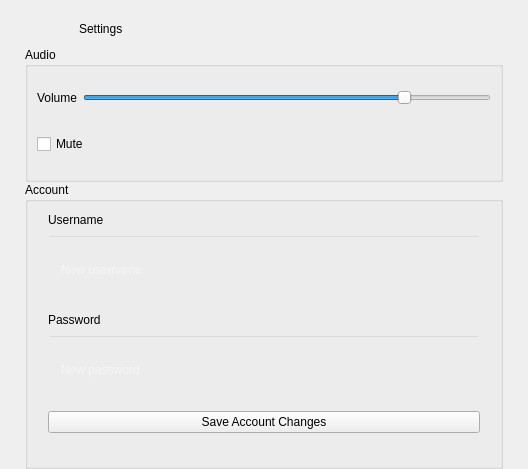
<?xml version="1.0" encoding="UTF-8"?>
<ui version="4.0">
 <class>settings</class>
 <widget class="QWidget" name="settings">
  <property name="geometry">
   <rect>
    <x>0</x>
    <y>0</y>
    <width>528</width>
    <height>469</height>
   </rect>
  </property>
  <property name="maximumSize">
   <size>
    <width>1000000</width>
    <height>1000000</height>
   </size>
  </property>
  <property name="windowTitle">
   <string>Form</string>
  </property>
  <property name="styleSheet">
   <string notr="true">QLineEdit{
	
	border-image: url(:/MainMenu/Pics/MainMenu/LineEditBg.png) 15 15 15 15 stretch stretch;
	background: transparent;
	color: white;
	padding: 0px 10px;
}

#settings{
	
	background-image: url(:/Settings/Pics/Settings/settingsBg.png);
}</string>
  </property>
  <layout class="QVBoxLayout" name="mainLayout">
   <property name="spacing">
    <number>0</number>
   </property>
   <property name="leftMargin">
    <number>25</number>
   </property>
   <property name="topMargin">
    <number>0</number>
   </property>
   <property name="rightMargin">
    <number>25</number>
   </property>
   <property name="bottomMargin">
    <number>0</number>
   </property>
   <item>
    <layout class="QHBoxLayout" name="horizontalLayout">
     <property name="spacing">
      <number>7</number>
     </property>
     <property name="topMargin">
      <number>11</number>
     </property>
     <item>
      <spacer name="horizontalSpacer">
       <property name="orientation">
        <enum>Qt::Orientation::Horizontal</enum>
       </property>
       <property name="sizeHint" stdset="0">
        <size>
         <width>40</width>
         <height>20</height>
        </size>
       </property>
      </spacer>
     </item>
     <item>
      <widget class="QLabel" name="title">
       <property name="maximumSize">
        <size>
         <width>16777215</width>
         <height>36</height>
        </size>
       </property>
       <property name="text">
        <string>Settings</string>
       </property>
      </widget>
     </item>
     <item>
      <spacer name="horizontalSpacer_2">
       <property name="orientation">
        <enum>Qt::Orientation::Horizontal</enum>
       </property>
       <property name="sizeType">
        <enum>QSizePolicy::Policy::Preferred</enum>
       </property>
       <property name="sizeHint" stdset="0">
        <size>
         <width>380</width>
         <height>20</height>
        </size>
       </property>
      </spacer>
     </item>
    </layout>
   </item>
   <item>
    <widget class="QGroupBox" name="audioBox">
     <property name="maximumSize">
      <size>
       <width>16777215</width>
       <height>135</height>
      </size>
     </property>
     <property name="title">
      <string>Audio</string>
     </property>
     <layout class="QVBoxLayout" name="verticalLayout_2">
      <property name="topMargin">
       <number>0</number>
      </property>
      <property name="bottomMargin">
       <number>0</number>
      </property>
      <item>
       <layout class="QHBoxLayout" name="volumeRow">
        <item>
         <widget class="QLabel" name="volumeLabel">
          <property name="text">
           <string>Volume</string>
          </property>
         </widget>
        </item>
        <item>
         <widget class="QSlider" name="horizontalSlider">
          <property name="styleSheet">
           <string notr="true"/>
          </property>
          <property name="maximum">
           <number>100</number>
          </property>
          <property name="value">
           <number>80</number>
          </property>
          <property name="orientation">
           <enum>Qt::Orientation::Horizontal</enum>
          </property>
         </widget>
        </item>
       </layout>
      </item>
      <item>
       <widget class="QCheckBox" name="muteCheckBox">
        <property name="cursor">
         <cursorShape>PointingHandCursor</cursorShape>
        </property>
        <property name="text">
         <string>Mute</string>
        </property>
       </widget>
      </item>
     </layout>
    </widget>
   </item>
   <item>
    <widget class="QGroupBox" name="accountBox">
     <property name="maximumSize">
      <size>
       <width>16777215</width>
       <height>300</height>
      </size>
     </property>
     <property name="title">
      <string>Account</string>
     </property>
     <layout class="QVBoxLayout" name="accountLayout">
      <property name="leftMargin">
       <number>20</number>
      </property>
      <property name="rightMargin">
       <number>20</number>
      </property>
      <item>
       <widget class="QLabel" name="usernameLabel">
        <property name="text">
         <string>Username</string>
        </property>
       </widget>
      </item>
      <item>
       <widget class="QLineEdit" name="usernameInput">
        <property name="minimumSize">
         <size>
          <width>0</width>
          <height>70</height>
         </size>
        </property>
        <property name="maximumSize">
         <size>
          <width>16777215</width>
          <height>10000</height>
         </size>
        </property>
        <property name="placeholderText">
         <string>New username</string>
        </property>
       </widget>
      </item>
      <item>
       <widget class="QLabel" name="PasswordLabel">
        <property name="text">
         <string>Password</string>
        </property>
       </widget>
      </item>
      <item>
       <widget class="QLineEdit" name="passwordInput">
        <property name="minimumSize">
         <size>
          <width>0</width>
          <height>70</height>
         </size>
        </property>
        <property name="maximumSize">
         <size>
          <width>16777215</width>
          <height>10000</height>
         </size>
        </property>
        <property name="echoMode">
         <enum>QLineEdit::EchoMode::Password</enum>
        </property>
        <property name="placeholderText">
         <string>New password</string>
        </property>
       </widget>
      </item>
      <item>
       <widget class="QPushButton" name="saveButton">
        <property name="cursor">
         <cursorShape>PointingHandCursor</cursorShape>
        </property>
        <property name="text">
         <string>Save Account Changes</string>
        </property>
       </widget>
      </item>
      <item>
       <widget class="QLabel" name="accountStatusLabel">
        <property name="text">
         <string/>
        </property>
       </widget>
      </item>
     </layout>
    </widget>
   </item>
  </layout>
 </widget>
 <resources/>
 <connections/>
</ui>
